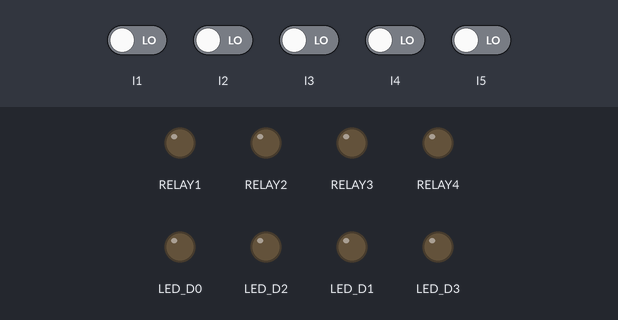
Simulated run of this sketch. Board: Arduino Opta. Shown: output pins drawn as LEDs (lit = HIGH). The test bench sets the inputs (shaded band); at power-on: I1–5 LOW.

Above: at 1.2 s.
1.3 s: I5 driven HIGH
At 2.0 s:
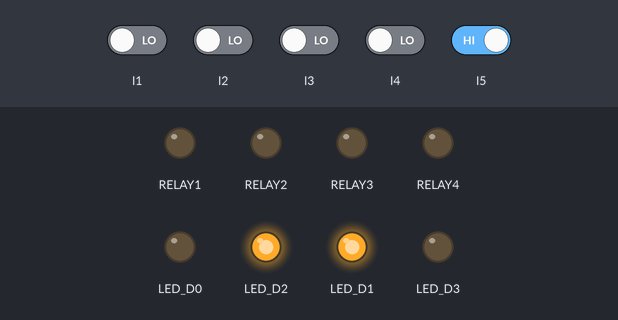
2.8 s: I5 driven LOW
At 4.0 s:
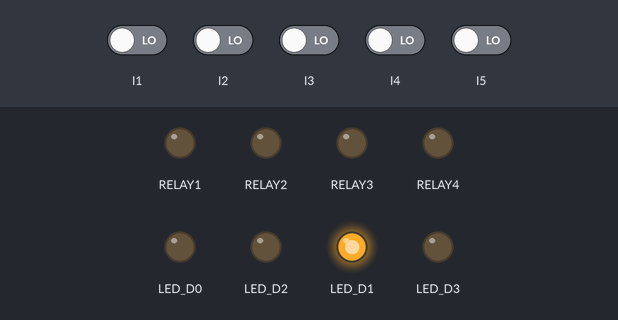
4.3 s: I1 driven HIGH and I2 driven HIGH and I3 driven HIGH and I4 driven HIGH and I5 driven HIGH
At 5.2 s:
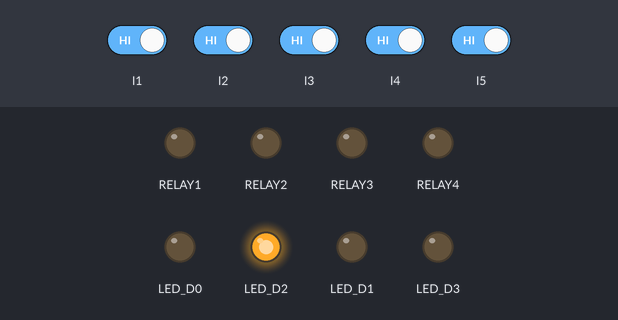
5.8 s: I4 driven LOW
At 6.6 s:
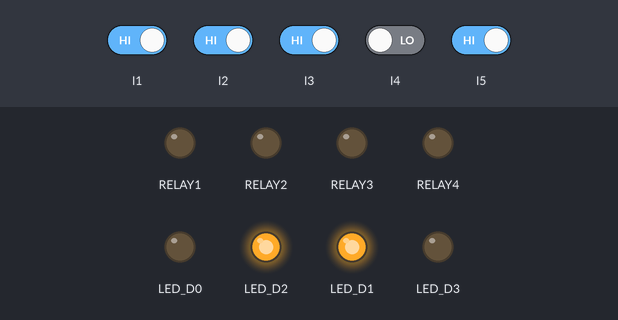
Timing chart, 0 to 8.3 s (numbered marks = the images above; inputs shaded):
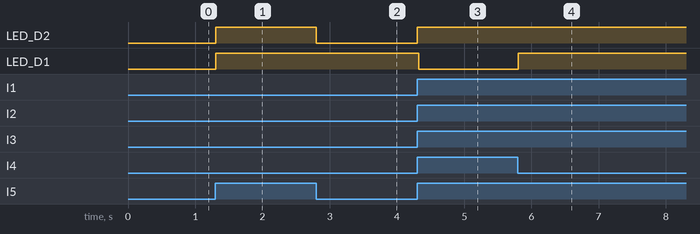

The sketch:

d01_opta_review.ino
```cpp
// BENCH REVIEW ONLY. Default configuration never closes any relay.
// Do not use this sketch to control fans or implement protective functions.
#include <Arduino.h>
#include <initializer_list>
#include "ControlLogic.h"

#ifndef AQI_BENCH_LAMP_OUTPUT_ENABLED
#define AQI_BENCH_LAMP_OUTPUT_ENABLED 0
#endif

ControlLogic control;
Debounce startButton, resetButton;
uint32_t lastScan=0;
bool scanInitialized=false;

void setup() {
  // OEM mapping: output1=D0 ... output4=D3; I1=A0 ... I5=A4.
  for (int relay : {D0,D1,D2,D3}) {
    digitalWrite(relay,LOW);
    pinMode(relay,OUTPUT);
  }
  for (int input : {A0,A1,A2,A3,A4}) pinMode(input,INPUT);
  for (int led : {LED_D0,LED_D1,LED_D2,LED_D3}) {
    digitalWrite(led,LOW); pinMode(led,OUTPUT);
  }
  // No networking, retained RUN bit, USB start command or wait for Serial.
}

void loop() {
  const uint32_t now=millis();
  const uint32_t elapsed=uint32_t(now-lastScan);
  if (scanInitialized && elapsed<5) return;
  // A returned long scan inhibits operation; this does not protect a frozen CPU.
  const bool scanFault=scanInitialized && elapsed>100;
  scanInitialized=true; lastScan=now;
  const bool start=startButton.update(digitalRead(A0)==HIGH,now);
  const bool stopHealthy=digitalRead(A1)==HIGH; // bench NC STOP loop
  const bool reset=resetButton.update(digitalRead(A2)==HIGH,now);
  const bool benchPermit=digitalRead(A3)==HIGH;
  const bool sourcePresent=digitalRead(A4)==HIGH; // DIGITAL, never analogRead
  const bool request=control.step(sourcePresent,benchPermit&&!scanFault,start,!stopHealthy,reset);
  digitalWrite(LED_D0,request?HIGH:LOW); // RUN REQUESTED, not fan-running proof
  digitalWrite(LED_D1,control.trip?HIGH:LOW);
  digitalWrite(LED_D2,sourcePresent?HIGH:LOW); // not proof of isolation
  digitalWrite(LED_D3,LOW);
  // Enabling this is only for a reviewed, fused low-voltage dummy-lamp bench.
  digitalWrite(D0,(AQI_BENCH_LAMP_OUTPUT_ENABLED && request)?HIGH:LOW);
  digitalWrite(D1,LOW); digitalWrite(D2,LOW); digitalWrite(D3,LOW);
}
```

ControlLogic.h
```cpp
// D01 ordinary operational control ONLY. Not a safety controller.
#pragma once
#include <stdint.h>

struct ControlLogic {
  bool powered=false, run=false, trip=false, startArmed=false, resetArmed=false;
  bool step(bool power, bool permit, bool start, bool stop, bool reset) {
    if (!power) { powered=run=startArmed=resetArmed=false; return false; }
    if (!powered) {
      powered=true; run=startArmed=resetArmed=false;
      if (!permit) trip=true;
      return false;
    }
    if (!permit) { trip=true; run=startArmed=resetArmed=false; return false; }
    if (stop) { run=startArmed=false; resetArmed=!reset; return false; }
    if (trip) {
      run=startArmed=false;
      if (reset && resetArmed) { trip=false; resetArmed=false; }
      else if (!reset) resetArmed=true;
      return false;
    }
    if (reset) { run=startArmed=false; return false; }
    if (!start) startArmed=true;
    else if (startArmed) { run=true; startArmed=false; }
    return run;
  }
};

// Initial HIGH stays HIGH: prevents a held boot-time button looking released.
// Both edges must remain stable for this illustrative 25 ms debounce interval.
struct Debounce {
  bool initialized=false, stable=false, candidate=false;
  uint32_t changed=0;
  bool update(bool raw, uint32_t now) {
    if (!initialized) { initialized=true; stable=candidate=raw; changed=now; }
    if (raw!=candidate) { candidate=raw; changed=now; }
    if (uint32_t(now-changed)>=25) stable=candidate;
    return stable;
  }
};
```

Measured:
- after the input at 1.3 s, LED_D2, LED_D1: LOW → HIGH at once
- after the input at 2.8 s, LED_D2: HIGH → LOW at once
- after the input at 4.3 s, LED_D2: LOW → HIGH at once; LED_D1: HIGH → LOW at once
- after the input at 5.8 s, LED_D1: LOW → HIGH at once
